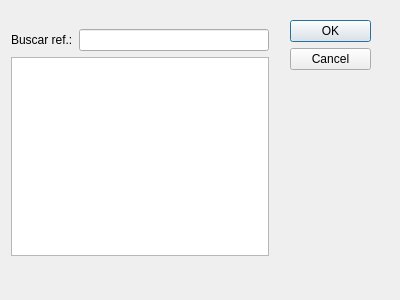
<?xml version="1.0" encoding="UTF-8"?>
<ui version="4.0">
 <class>ImportDialog</class>
 <widget class="QDialog" name="ImportDialog">
  <property name="geometry">
   <rect>
    <x>0</x>
    <y>0</y>
    <width>400</width>
    <height>300</height>
   </rect>
  </property>
  <property name="windowTitle">
   <string>Dialog</string>
  </property>
  <widget class="QDialogButtonBox" name="buttonBox">
   <property name="geometry">
    <rect>
     <x>290</x>
     <y>20</y>
     <width>81</width>
     <height>241</height>
    </rect>
   </property>
   <property name="orientation">
    <enum>Qt::Vertical</enum>
   </property>
   <property name="standardButtons">
    <set>QDialogButtonBox::Cancel|QDialogButtonBox::Ok</set>
   </property>
  </widget>
  <widget class="QWidget" name="">
   <property name="geometry">
    <rect>
     <x>11</x>
     <y>29</y>
     <width>258</width>
     <height>227</height>
    </rect>
   </property>
   <layout class="QVBoxLayout" name="verticalLayout">
    <item>
     <layout class="QHBoxLayout" name="horizontalLayout">
      <item>
       <widget class="QLabel" name="label">
        <property name="text">
         <string>Buscar ref.:</string>
        </property>
       </widget>
      </item>
      <item>
       <widget class="QLineEdit" name="txtSearch"/>
      </item>
     </layout>
    </item>
    <item>
     <widget class="QListWidget" name="listWidget"/>
    </item>
   </layout>
  </widget>
 </widget>
 <resources/>
 <connections>
  <connection>
   <sender>buttonBox</sender>
   <signal>accepted()</signal>
   <receiver>ImportDialog</receiver>
   <slot>accept()</slot>
   <hints>
    <hint type="sourcelabel">
     <x>248</x>
     <y>254</y>
    </hint>
    <hint type="destinationlabel">
     <x>157</x>
     <y>274</y>
    </hint>
   </hints>
  </connection>
  <connection>
   <sender>buttonBox</sender>
   <signal>rejected()</signal>
   <receiver>ImportDialog</receiver>
   <slot>reject()</slot>
   <hints>
    <hint type="sourcelabel">
     <x>316</x>
     <y>260</y>
    </hint>
    <hint type="destinationlabel">
     <x>286</x>
     <y>274</y>
    </hint>
   </hints>
  </connection>
 </connections>
</ui>
